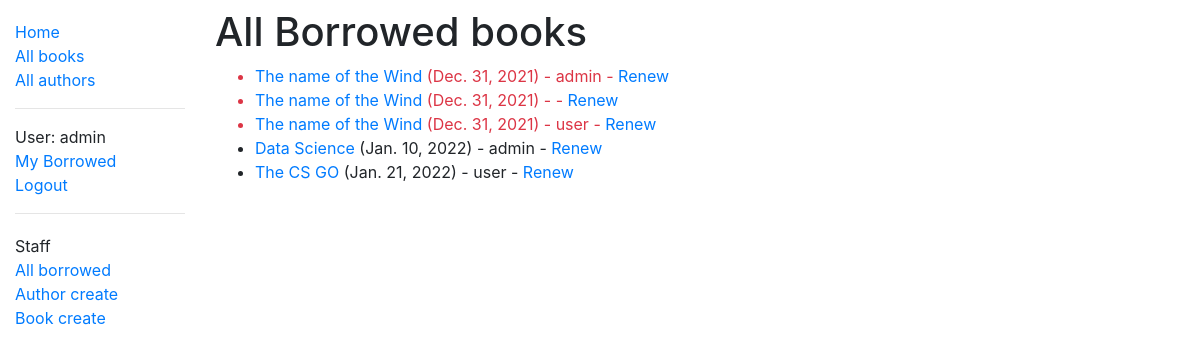
Page /catalog/borrowed/ (signed in) on the committed database.
### catalog/models.py (models this page shows, shortened)
class BookInstance(models.Model):
    id = models.UUIDField(primary_key=True, default=uuid.uuid4,
                          help_text='Unique ID for this particular book across whole library')
    book = models.ForeignKey('Book', on_delete=models.RESTRICT, null=True)
    imprint = models.CharField(max_length=200)
    due_back = models.DateField(null=True, blank=True)
    borrower = models.ForeignKey(
        User, on_delete=models.SET_NULL, null=True, blank=True)
    LOAN_STATUS = (
        ('m', 'Maintenance'),
        ('o', 'On loan'),
        ('a', 'Available'),
        ('r', 'Reserved'),
    )
    status = models.CharField(max_length=1, choices=LOAN_STATUS,
                              blank=True, default='m', help_text='Book availability')
    class Meta:
        ordering = ['due_back']
        permissions = (("can_mark_returned", "Set book as returned"),)
    @property
    def is_overdue(self):
        if self.due_back and date.today() > self.due_back:
            return True
        return False

class Book(models.Model):
    title = models.CharField(max_length=200)
    author = models.ForeignKey('Author', null=True, on_delete=models.SET_NULL)
    sumary = models.TextField(
        help_text="Enter a brief description of the book")
    isbn = models.CharField('ISBN', max_length=13, unique=True,
                            help_text='13 Character <a href="https://www.isbn-international.org/content/what-isbn">ISBN number</a>')
    genre = models.ManyToManyField(
        Genre, help_text='Select a genre for this book')
    def display_genre(self):
        return ', '.join(genre.name for genre in self.genre.all()[:3])
    display_genre.short_description = 'Genre'

### catalog/views.py (the view)
# urls.py: path('borrowed/', views.LoanedBookListView.as_view(), name='borrowed'),
class LoanedBookListView(PermissionRequiredMixin, generic.ListView):
    permission_required = 'catalog.can_mark_returned'
    model = BookInstance
    template_name = 'bookinstance_list_borrowed_staff.html'
    paginate_by = 10
    def get_queryset(self):
        return BookInstance.objects.filter(status__exact='o').order_by('due_back')

### catalog/templates/bookinstance_list_borrowed_staff.html
{% extends "base_generic.html" %}
{% block content %}
<h1>All Borrowed books</h1>
{% if bookinstance_list %}
<ul>
    {% for bookinst in bookinstance_list %}
    <li class="{% if bookinst.is_overdue %}text-danger{% endif %}">
        <a href="{% url 'book-detail' bookinst.book.pk %}">{{bookinst.book.title}}</a> ({{ bookinst.due_back }}) - {{ bookinst.borrower.get_username}}
        {% if perms.catalog.can_mark_returned %}-
             <a href="{% url 'renew-book-librarian' bookinst.id %}">Renew</a>
        {% endif %}
    </li>
    {% endfor %}
</ul>
{% else %}
<p>There are no books borrowed.</p>
{% endif %}
{% endblock %}

### catalog/templates/base_generic.html (shortened to what this page needs)
<!DOCTYPE html>
<html lang="en">
<head>
    <link rel="stylesheet" href="https://cdn.jsdelivr.net/npm/bootstrap@4.5.3/dist/css/bootstrap.min.css"
>
    {% load static %}
    <link rel="stylesheet" href="{% static 'css/styles.css' %}">
</head>
<body>
    <div class="container-fluid">
        <div class="row">
            <div class="col-sm-2">
                {% block sidebar %}
                <ul class="sidebar-nav">
                    <li><a href="{% url 'index' %}">Home</a></li>
                    <li><a href="{% url 'books' %}">All books</a></li>
                    <li><a href="{% url 'authors' %}">All authors</a></li>
                    <hr />
                    {% if user.is_authenticated %}
                    <li>User: {{ user.get_username }}</li>
                    <li><a href="{% url 'my-borrowed' %}">My Borrowed</a></li>
                    <li><a href="{% url 'logout'%}?next={{request.path}}">Logout</a></li>
                    {% else %}
                    <li><a href="{% url 'login'%}?next={{request.path}}">Login</a></li>
                    {% endif %}
                    {% if user.is_staff %}
                    <hr />
                    <ul class="sidebar-nav">
                        <li>Staff</li>
                        {% if perms.catalog.can_mark_returned %}
                        <li><a href="{% url 'borrowed' %}">All borrowed</a></li>
                        <li><a href="{% url 'author-create' %}">Author create</a></li>
                        <li><a href="{% url 'book-create' %}">Book create</a></li>
                        {% endif %}
                    </ul>
                    {% endif %}
                </ul>
                {% endblock %}
            </div>
            <div class="col-sm-10 pt-2">{% block content %}{% endblock %}
            </div>
        </div>
    </div>
</body>
</html>

### catalog/static/css/styles.css (style rules this page uses)
.sidebar-nav { margin-top: 20px; padding: 0; list-style: none; }

### rows in the picture
BookInstance: book "The name of the Wind", due_back "Dec. 31, 2021", borrower.get_username "admin"
BookInstance: book "The name of the Wind", due_back "Dec. 31, 2021"
BookInstance: book "The name of the Wind", due_back "Dec. 31, 2021", borrower.get_username "user"
BookInstance: book "Data Science", due_back "Jan. 10, 2022", borrower.get_username "admin"
BookInstance: book "The CS GO", due_back "Jan. 21, 2022", borrower.get_username "user"

### other values in the picture
{{ user.get_username }} "admin"
